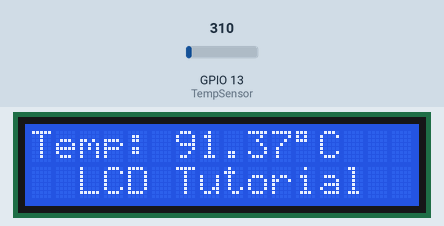
A program run on a simulated ESP32. Shown: 16×2 character LCD. The inputs (shaded band) are chosen by the test bench; at power-on: GPIO 13 (TempSensor) = 310. What the program prints to the serial monitor is not drawn.

Above: at 1.6 s.
1.7 s: GPIO 13 (TempSensor) set to 372
At 2.3 s:
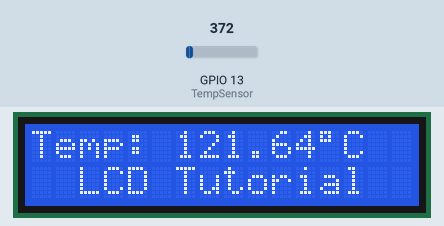
3.5 s: GPIO 13 (TempSensor) set to 434
At 5.1 s:
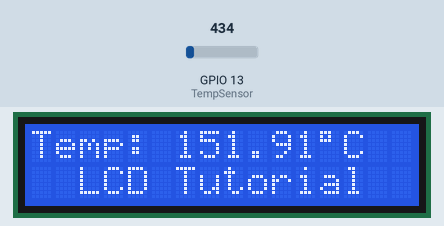
5.5 s: GPIO 13 (TempSensor) set to 527
At 11.4 s:
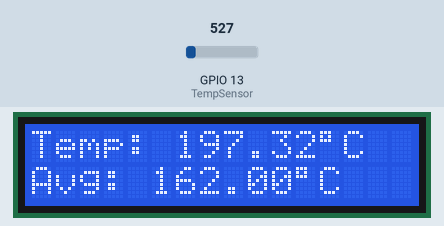
Timing chart, 0 to 12.9 s (numbered marks = the images above; inputs shaded):
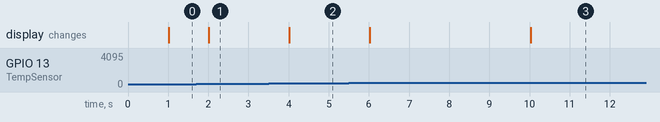

Measured:
- after the input at 1.7 s, the display: changes after 0.32 s (image 1)
- after the input at 3.5 s, the display: changes after 0.52 s (image 2)

The program:

main.cpp
```cpp
#include <Arduino.h>
#include <LiquidCrystal_I2C.h>

LiquidCrystal_I2C lcd(0x3F,16,2);  // set the LCD address to 0x3F for a 16 chars and 2 line display

#define TempSensor 13
#define QUEUE_SIZE 10

//global declaration of an array that stores 4 items
int tempQueue[QUEUE_SIZE];

//we need to variables front and rear to keep track of both the ends
int rear = -1;
int front = -1;
int count = 0;

unsigned long previousMillistemperature = 0;
const long intervaltemperature = 1000;    // Interval at which to blink (milliseconds)

// put function declarations here:
float getTemperature(int lm35Reading);
bool isEmpty();
bool isFull();
void enqueue(float value);
float dequeue();
float getAverage();
void setup() {
  Serial.begin(9600);
  lcd.init();
  lcd.clear();
  lcd.backlight();      // Make sure backlight is on

  // Print a message on both lines of the LCD.
  lcd.setCursor(2,0);   //Set cursor to character 2 on line 0
  lcd.print("LM35 SENSOR");

  lcd.setCursor(2,1);   //Move cursor to character 2 on line 1
  lcd.print("LCD Tutorial");
}

void loop() {
  unsigned long currentMillis = millis();


  // Check if 1000ms (1 second) has passed
  if (currentMillis - previousMillistemperature >= intervaltemperature) {
    previousMillistemperature = currentMillis;               // Save the last time the LED was toggled

     // Read and convert temperature only once per interval
    int lm35Reading = analogRead(TempSensor);
    float temperature = getTemperature(lm35Reading);
    enqueue(temperature);


    Serial.println(temperature);

    // Clear only the second line where the temperature is displayed
    lcd.setCursor(0, 0);         // 1st character of line 2
    lcd.print("Temp: ");
    lcd.print(temperature);
    lcd.print((char)223);        // Degree symbol
    lcd.print("C   ");           // Extra spaces to clear leftover characters


    float avgTemp = getAverage();
    if(avgTemp != 1){
      lcd.setCursor(0, 1);         // 1st character of line 2
      lcd.print("Avg: ");
      lcd.print(avgTemp);
      lcd.print((char)223);        // Degree symbol
      lcd.print("C   ");           // Extra spaces to clear leftover characters
    }

  }

}

// put function definitions here:
float getTemperature(int lm35Reading) {
  //we use the formulae to convert the analog reading into voltage
  float voltage = lm35Reading * (5.0 / 1024.0);
  //we then convert voltage into temperature
  float temperatureReading = (voltage * 100) - 60.0;

  return temperatureReading;

}

bool isEmpty(){
  if(front == -1 && rear == -1){
    return true;
  }else{
    return false;
  }
};

bool isFull(){
  if((rear+1) % QUEUE_SIZE == front){
    return true;
  }else{
    return false;
  }
}

void enqueue(float value){
  if(isFull()){
    Serial.println("The queue is full");
    return;
  }else if(isEmpty()){
    rear = 0;
    front = 0;
  }else{
    rear = (rear + 1) % QUEUE_SIZE;
  }

  tempQueue[rear] = value;
  count++;
}

float dequeue(){
  float x = 0;
  if(isEmpty()){
    Serial.println("The queue is empty");
    return -1;
  }else if(front == rear){
    x = tempQueue[front];
    front = -1;
    rear = -1;
  }else{
    x = tempQueue[front];
    front = (front + 1 ) % QUEUE_SIZE;
  }
  count--;
  return x;
}
float getAverage() {
  if (count < QUEUE_SIZE) {
    Serial.println("Queue is not full yet. current count: ");
    Serial.println(count);
    return 1;
  }

  float sum = 0;

  //we create a temporary variable to represent front
  int idx = front;

  //we then iterate through the list and we increment sum with the stored values in the queue
  for (int i = 0; i < QUEUE_SIZE; i++)
  {
    sum += tempQueue[idx];
    //we update idx to point to the next element
    idx = (idx + 1) % QUEUE_SIZE;
  }

  //we then get the average which is the sum of the elements divided by the queue size
  float average = sum / QUEUE_SIZE;

  //we iterate the list and we dequeue each and every element in the list
  for (int i = 0; i < QUEUE_SIZE; i++)
  {
    dequeue();
  }
  Serial.println("Averaged and dequeued 10 values.");
  //we return the average
  return average;

}
```
